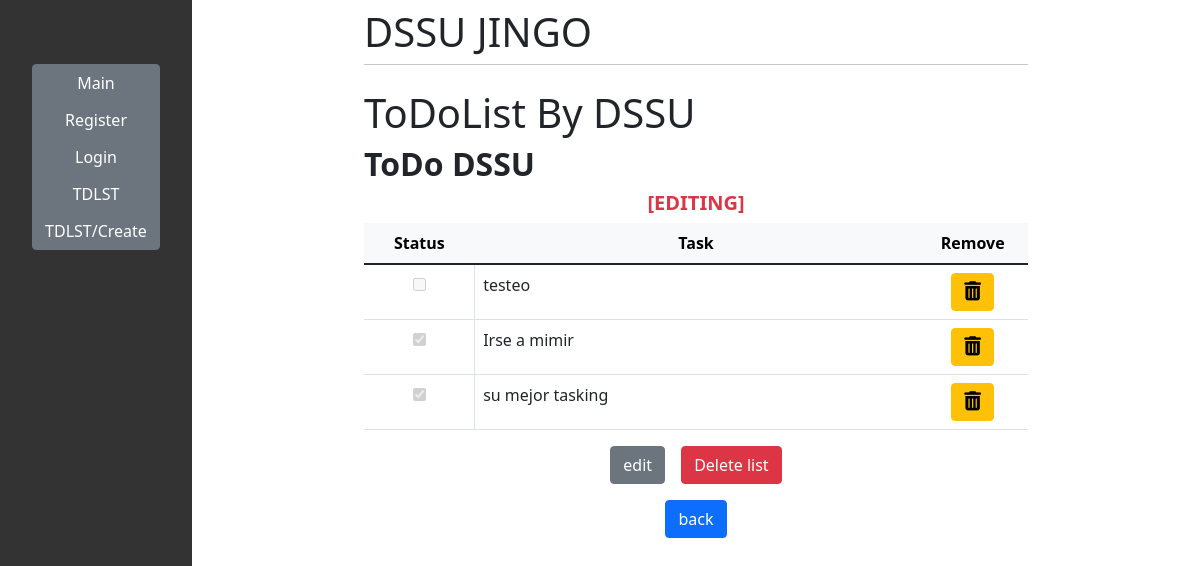
The page /sqlite/tdlst/1/edit on the database as committed earlier.
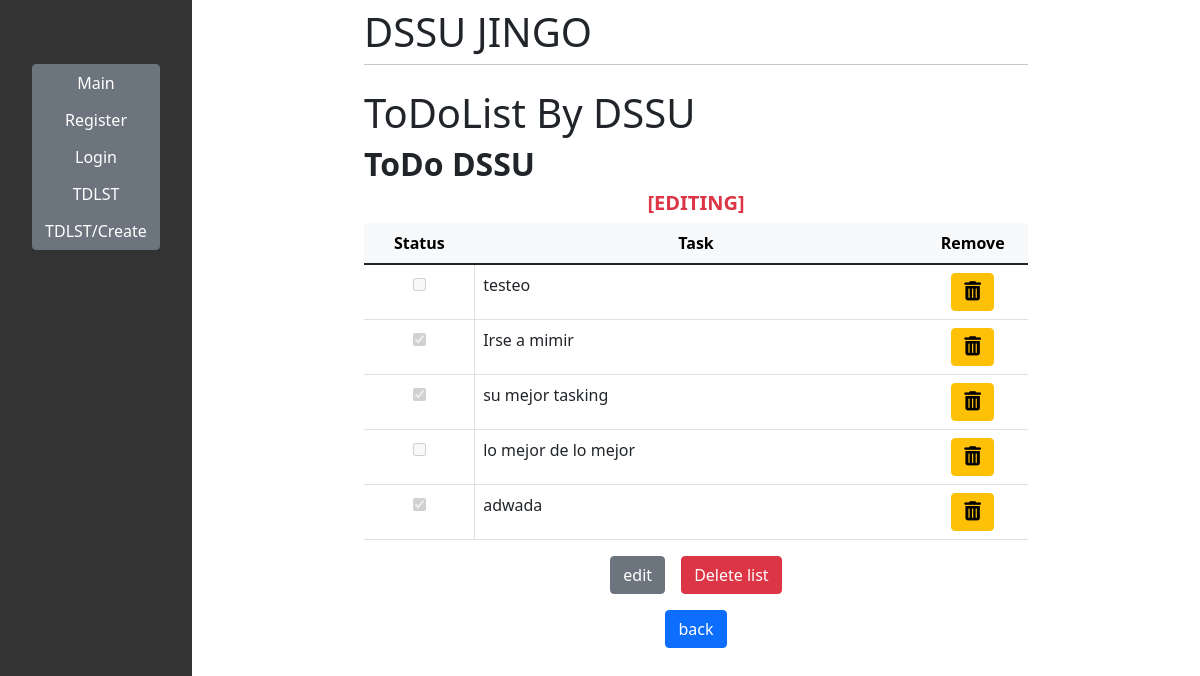
The same page on the database as committed later.
### tdlst/models.py (models this page shows, shortened)
class Item(models.Model):
    todolist = models.ForeignKey(ToDoList, on_delete=models.CASCADE)
    text = models.CharField(max_length=300)
    complete = models.BooleanField()

### tdlst/views.py (the view, shortened to what this page needs)
# urls.py: path('<int:idlist>/edit', views.edit, name='edit'),
def edit(response, idlist):
    lst = obj.get(id=idlist)
    items = lst.item_set.all()
    return render(response, 'tdlst/edit.html', {'lst':lst,'items':items})

### tdlst/templates/tdlst/edit.html (shortened to what this page needs)
{% extends 'main/base.html' %}
{% block content %}
<h1 class="mt-2">ToDoList By DSSU</h1>
<h2 class="fs-2 fw-bold">{{lst.name}}</h2>
<h3 class="lead text-center color text-danger fw-bold">[EDITING]</h3>
<form action="#" method="post">
    {% if items %}
    <table class="table ">
        <thead class="table-light">
            <tr class="text-center">
                <th class="col-2">Status</th>
                <th scope="col-8">Task</th>
                <th class="col-2">Remove</th>
            </tr>
        </thead>
        {% for item in items %}
        <tr>
            <td class="text-center ">
                {% if item.complete %}
                <input type="checkbox" value="clicked" name="c{{item.id}}" checked disabled>
                {% else %}
                <input type="checkbox" value="clicked" name="c{{item.id}}" disabled>
                {% endif %}
            </td>
            <td class="border-start">{{item.text}}</td>
            <td class="text-center">
                <button class="btn btn-warning" type="submit" value="{{item.id}}" name="rem">
                    <i class="fa-solid fa-trash-can"></i>
                </button>
            </td>
        </tr>
        {% endfor %}
    </table>
    {% else %}
    <h2 style="color:#f00;">No items to show</h2>
    {% endif%}
    <div class="mt-3 d-flex gap-3 justify-content-center">
        <input class="btn btn-secondary" type="submit" name="edit" value="edit">
        <input class="btn btn-danger" type="submit" name="del" value="Delete list">
    </div>
</form>
{% endblock %}

Rows that differ between the two databases and show on the page:
added Item: text "lo mejor de lo mejor", {{ item.id }} 45 (drawn)
added Item: text "adwada", {{ item.id }} 46 (drawn)
